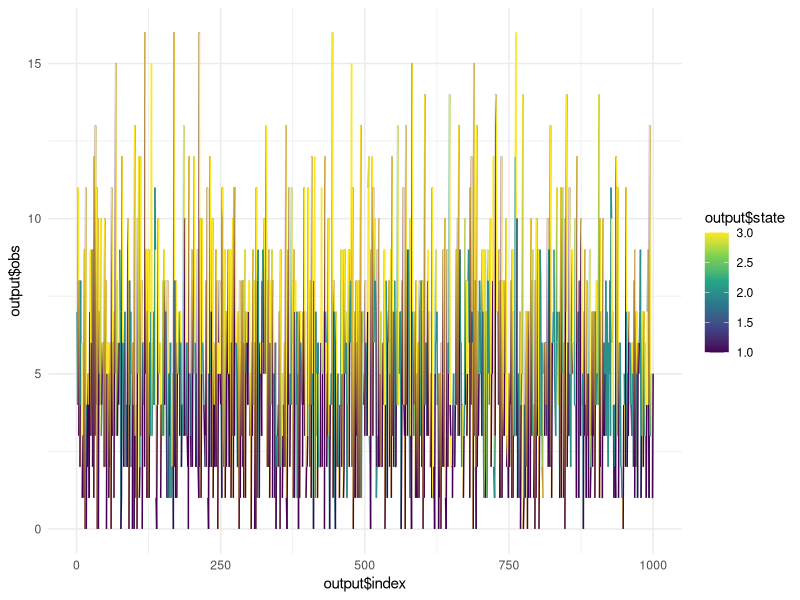
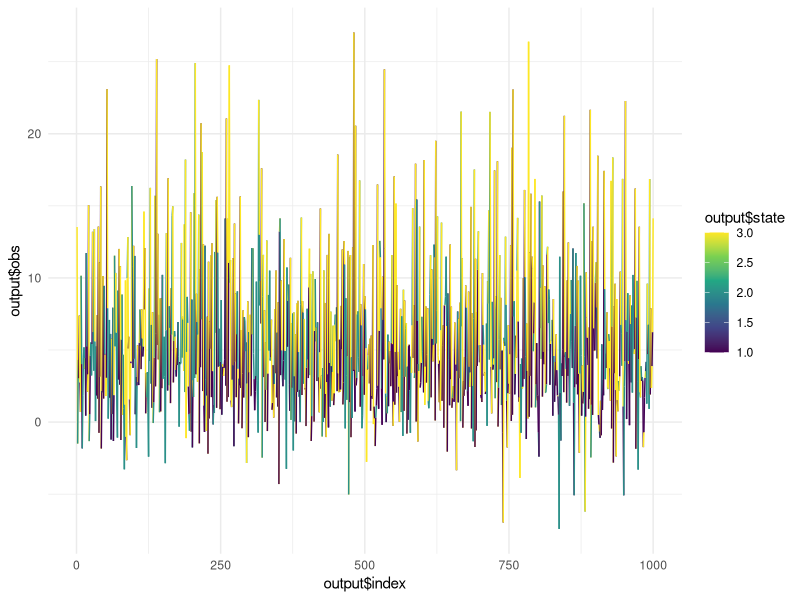

Here is the R script that generated these plots, in order: (Note: this script raises an error after producing the figures.)
library(tidyverse)
library(ggplot2)
library(plyr)

#Transform Poisson natural parameters to working parameters
#Discussed in section 3.3, starting page 50 
#m: number of states
#lambda: vector of parameters for Poisson dist
#gamma: matrix of transition probabilities
#delta: vector of initial distribution
pois.HMM.pn2pw <- function(m,lambda,gamma,delta=NULL,stationary=TRUE)
{
  #Transform lambda by taking log
  tlambda <- log(lambda)
  #Transform gamma by log(gamma_ij/gamma_ii)
  foo <- log(gamma/diag(gamma))
  #Take only off-diagonal elements of resulting matrix
  tgamma <- as.vector(foo[!diag(m)])
  #Transform initial distribution parameter if the MC is not stationary 
  if(stationary) 
    {tdelta <-NULL} 
  else 
    #Take log of each element except the first divided by the first element
    {tdelta<-log(delta[-1]/delta[1])}
  parvect <- c(tlambda,tgamma,tdelta)
  return(parvect)
}

# Transform Poisson working parameters to natural parameters
pois.HMM.pw2pn <- function(m,parvect,stationary=TRUE)
{
  #Transform by taking exponent of tlambda
  lambda <- exp(parvect[1:m])
  #Create mxm identity matrix 
  gamma <- diag(m)
  #Set off-diagonal elements of matrix, starting from 1st col and moving down
  gamma[!gamma] <- exp(parvect[(m+1):(m*m)])
  #Divide each element by the row sum, so the rows will sum to 1
  gamma <- gamma/apply(gamma,1,sum)
  if(stationary) 
    #Obtain stationary dist by solving system of equations
    {delta<-solve(t(diag(m)-gamma+1),rep(1,m))} 
  else
    #Create vector of 1 and the elements of tdelta
    {foo<-c(1,exp(parvect[(m*m+1):(m*m+m-1)]))
    #Divide each element of vector by the sum of the elements
    delta<-foo/sum(foo)}
  return(list(lambda=lambda,gamma=gamma,delta=delta))
}

#Computing minus the log-likelihood from the working parameters
#Algorithm is given on page 49 
#parvect: working parameters
#x: observations
#m: number of states
pois.HMM.mllk <- function(parvect, x, m, stationary=TRUE, ...)
  {
    if(m==1) 
      #If only one state, parvect should only contain log(lambda) (?) 
      #Then log-lik is sum of log(p(x))
      return (-sum(dpois(x, exp(parvect), log=TRUE)))
    n <- length(x)
    pn <- pois.HMM.pw2pn(m, parvect, stationary=stationary)
    #foo is delta*P(x1)
    foo <- pn$delta*dpois(x[1], pn$lambda)
    #sumfoo is w1 = delta*P(x1)*1'
    sumfoo <- sum(foo)
    lscale <- log(sumfoo)
    #foo is phi1 
    foo <- foo/sumfoo
    for (i in 2:n)
      {
        #If data is not missing, define P(xi)
        if (!is.na(x[i]))
          {P<-dpois(x[i], pn$lambda)}
        #Else P is identity matrix
        else
          {P<- rep(1,m)}
        #%*% is matrix multiplication
        #Here foo is v
        foo <- foo%*%pn$gamma*P
        sumfoo <- sum(foo)
        lscale <- lscale + log(sumfoo)
        #Here foo is phi_t 
        foo <- foo/sumfoo
      }
    mllk <- -lscale
    return(mllk)
}

#Computing MLE from natural parameters
#lambda0, gamma0, delta0 are starting values for estimation 
pois.HMM.mle <- function(x, m, lambda0, gamma0, delta0=NULL, stationary=TRUE,...)
  {
    #Get working parameters
    parvect0 <- pois.HMM.pn2pw(m, lambda0, gamma0, delta0, stationary=stationary)
    #nlm is an unconstrained minimizer
    mod <- nlm(pois.HMM.mllk, parvect0, x=x,m=m, stationary=stationary)
    #Transform estimates of working parameters into estimates of natural parameters
    pn <- pois.HMM.pw2pn (m=m, mod$estimate, stationary=stationary)
    #Get the negative log likelihood value
    mllk <- mod$minimum
    #np is the number of estimated parameters
    np <- length(parvect0)
    AIC <- 2*(mllk+np)
    #n is the number of estimated parameters
    n <- sum(!is.na(x))
    BIC <- 2*mllk+np*log(n)
    list(m=m, lambda=pn$lambda, gamma=pn$gamma, delta=pn$delta,
               code=mod$code, mllk=mllk, AIC=AIC, BIC=BIC)
  }

#Generating a sample
#ns: length of sample
#mod: list with elements m, lambda, gamma, delta
pois.HMM.generate_sample <- function(ns, mod)
  {
    #mvect is list of states to sample from
    mvect <- 1:mod$m
    state <- numeric(ns)
    #Get initial state 
    state[1] <- sample(mvect, 1, prob=mod$delta)
    #Get remaining states
    for (i in 2:ns) state[i] <- sample(mvect, 1, prob=mod$gamma[state[i-1],])
    #Generate observations
    x <- rpois(ns, lambda = mod$lambda[state])
    return(data.frame(index=c(1:ns), state=state, obs=x)) 
  }

#Global decoding by the Viterbi algorithm
#Discussed in Section 5.4.2 (page 88)
pois.HMM.viterbi <- function (x, mod)
  {
    n <- length(x)
    #xi is a nxm matrix of zeros 
    xi <- matrix(0, n, mod$m)
    #foo is delta*P(x1)
    foo <- mod$delta*dpois(x[1], mod$lambda)
    #Set first row of xi
    xi[1,] <- foo/sum(foo)
    for (t in 2:n)
      {
        #foo is xi_t, this is equation 5.9
        foo <- apply(xi[t-1,]*mod$gamma, 2, max)*dpois(x[t], mod$lambda)
        xi[t,] <- foo/sum(foo)
    }
    #iv is the maximizing sequence of states 
    iv <- numeric(n)
    iv[n] <- which.max(xi[n,])
    for (t in (n-1):1)
      #This is equation 5.11
      iv[t] <- which.max(mod$gamma[,iv[t+1]]*xi[t,])
    return(iv)
  }

graph_hmm_output <- function(output){
  ggplot(data = output, mapping = aes(x=output$index, y=output$obs, 
                                      color = output$state))+
    geom_line()+
    theme_minimal()+
    scale_colour_continuous(type="viridis")
}

#Testing with simulated Poisson HMM
m <- 3
lambda <- c(2, 5, 8)
gamma <- matrix(c(0.1, 0.2, 0.7,
                  0.3, 0.4, 0.3,
                  0.6, 0.3, 0.1), nrow = m, byrow = TRUE)
delta <- c(0.4, 0.2, 0.4)
mod <- list(m=m, lambda=lambda, gamma=gamma, delta=delta)
#Generate sample
pois.sample <- pois.HMM.generate_sample(1000, mod)
head(pois.sample)
graph_hmm_output(pois.sample)
#Get MLE
lambda0 <- c(1, 4, 7)
gamma0 <- matrix(rep(1/m, m*m), nrow = m, byrow = TRUE)
delta0 <- rep(1/m, m)
pois.mle <- pois.HMM.mle(pois.sample$obs, m, lambda0, gamma0, delta0, stationary=TRUE)
pois.mle
pois.decoding <- pois.HMM.viterbi(pois.sample$obs, mod)
count(pois.decoding-pois.sample$state)

 
#Transform normal natural parameters to working parameters
#mu does not need to be transformed
#Transform sigma by taking log
norm.HMM.pn2pw <- function(m,mu,sigma,gamma,delta=NULL,stationary=TRUE)
{
  tsigma <- log(sigma)
  foo <- log(gamma/diag(gamma))
  tgamma <- as.vector(foo[!diag(m)])
  if(stationary) 
  {tdelta <-NULL} 
  else 
  {tdelta<-log(delta[-1]/delta[1])}
  parvect <- c(mu,tsigma,tgamma,tdelta)
  return(parvect)
}

# Transform normal working parameters to natural parameters
norm.HMM.pw2pn <- function(m,parvect,stationary=TRUE)
{
  #mu is untransformed
  mu <- parvect[1:m]
  #Take exponent of tsigma
  sigma <- exp(parvect[(m+1):(2*m)])
  gamma <- diag(m)
  gamma[!gamma] <- exp(parvect[(2*m+1):(m+m*m)])
  gamma <- gamma/apply(gamma,1,sum)
  if(stationary) 
  {delta<-solve(t(diag(m)-gamma+1),rep(1,m))} 
  else
  {foo<-c(1,exp(parvect[(m+m*m+1):(m*m+2*m-1)]))
  delta<-foo/sum(foo)}
  return(list(mu=mu,sigma=sigma,gamma=gamma,delta=delta))
}

#Computing minus the log-likelihood from the working parameters
norm.HMM.mllk <- function(parvect, x, m, stationary=TRUE, ...)
{
  if(m==1) 
    return (-sum(dnorm(x, mean=parvect[1], sd=exp(parvect[2]), log=TRUE)))
  n <- length(x)
  pn <- norm.HMM.pw2pn(m, parvect, stationary=stationary)
  foo <- pn$delta*dnorm(x[1], pn$mu, pn$sigma)
  sumfoo <- sum(foo)
  lscale <- log(sumfoo)
  foo <- foo/sumfoo
  for (i in 2:n)
  {
    if (!is.na(x[i]))
    {P<-dnorm(x[i], pn$mu, pn$sigma)}
    else
    {P<- rep(1,m)}
    foo <- foo%*%pn$gamma*P
    sumfoo <- sum(foo)
    lscale <- lscale + log(sumfoo)
    foo <- foo/sumfoo
  }
  mllk <- -lscale
  return(mllk)
}

#Computing MLE from natural parameters
norm.HMM.mle <- function(x, m, mu0, sigma0, gamma0, delta0=NULL, stationary=TRUE,...)
{
  parvect0 <- norm.HMM.pn2pw(m, mu0, sigma0, gamma0, delta0, stationary=stationary)
  mod <- nlm(norm.HMM.mllk, parvect0, x=x,m=m, stationary=stationary)
  pn <- norm.HMM.pw2pn (m=m, mod$estimate, stationary=stationary)
  mllk <- mod$minimum
  np <- length(parvect0)
  AIC <- 2*(mllk+np)
  n <- sum(!is.na(x))
  BIC <- 2*mllk+np*log(n)
  list(m=m, mu=pn$mu, sigma=pn$sigma, gamma=pn$gamma, delta=pn$delta,
       code=mod$code, mllk=mllk, AIC=AIC, BIC=BIC)
}

#Generating a sample from normal distributions
norm.HMM.generate_sample <- function(ns, mod)
{
  mvect <- 1:mod$m
  state <- numeric(ns)
  state[1] <- sample(mvect, 1, prob=mod$delta)
  for (i in 2:ns) state[i] <- sample(mvect, 1, prob=mod$gamma[state[i-1],])
  x <- rnorm(ns, mean = mod$mu[state], sd = mod$sigma[state])
  return(data.frame(index=c(1:ns), state=state, obs=x)) 
}

#Global decoding by the Viterbi algorithm
pois.HMM.viterbi <- function (x, mod)
{
  n <- length(x)
  xi <- matrix(0, n, mod$m)
  foo <- mod$delta*dnorm(x[1], pn$mu, pn$sigma)
  xi[1,] <- foo/sum(foo)
  for (t in 2:n)
  {
    foo <- apply(xi[t-1,]*mod$gamma, 2, max)*dnorm(x[t], pn$mu, pn$sigma)
    xi[t,] <- foo/sum(foo)
  }
  iv <- numeric(n)
  iv[n] <- which.max(xi[n,])
  for (t in (n-1):1)
    iv[t] <- which.max(mod$gamma[,iv[t+1]]*xi[t,])
  return(iv)
}

#Testing functions for normal distributions
m <- 3
mu <- c(2, 5, 8)
sigma <- c(2, 4, 6)
gamma <- matrix(c(0.1, 0.2, 0.7,
                  0.3, 0.4, 0.3,
                  0.6, 0.3, 0.1), nrow = m, byrow = TRUE)
delta <- c(0.4, 0.2, 0.4)
mod2 <- list(m=m, mu=mu, sigma=sigma, gamma=gamma, delta=delta)
norm.sample <- norm.HMM.generate_sample(1000, mod2)
head(norm.sample)
graph_hmm_output(norm.sample)
mu0 <- c(5, 5, 5)
sigma0 <- c(5, 5, 5)
gamma0 <- matrix(rep(1/m, m*m), nrow = m, byrow = TRUE)
delta0 <- rep(1/m, m)
norm.mle <- norm.HMM.mle(norm.sample$obs, m, mu0, sigma0, gamma0, delta0, stationary=TRUE)
norm.mle
norm.decoding <- norm.HMM.viterbi(norm.sample$obs, mod2)
count(norm.decoding-norm.sample$state)
